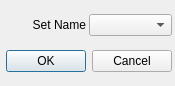
<?xml version="1.0" encoding="UTF-8"?>
<ui version="4.0">
 <class>pickSetDialog</class>
 <widget class="QDialog" name="pickSetDialog">
  <property name="geometry">
   <rect>
    <x>0</x>
    <y>0</y>
    <width>175</width>
    <height>86</height>
   </rect>
  </property>
  <property name="windowTitle">
   <string>Pick Set</string>
  </property>
  <layout class="QGridLayout" name="gridLayout">
   <property name="leftMargin">
    <number>3</number>
   </property>
   <property name="topMargin">
    <number>3</number>
   </property>
   <property name="rightMargin">
    <number>3</number>
   </property>
   <property name="bottomMargin">
    <number>3</number>
   </property>
   <property name="spacing">
    <number>3</number>
   </property>
   <item row="0" column="0">
    <widget class="QLabel" name="tlSetName">
     <property name="text">
      <string>Set Name</string>
     </property>
     <property name="alignment">
      <set>Qt::AlignRight|Qt::AlignTrailing|Qt::AlignVCenter</set>
     </property>
    </widget>
   </item>
   <item row="0" column="1">
    <widget class="QComboBox" name="setChoice"/>
   </item>
   <item row="1" column="0" colspan="2">
    <widget class="QDialogButtonBox" name="buttonBox">
     <property name="orientation">
      <enum>Qt::Horizontal</enum>
     </property>
     <property name="standardButtons">
      <set>QDialogButtonBox::Cancel|QDialogButtonBox::Ok</set>
     </property>
    </widget>
   </item>
  </layout>
 </widget>
 <resources/>
 <connections>
  <connection>
   <sender>buttonBox</sender>
   <signal>accepted()</signal>
   <receiver>pickSetDialog</receiver>
   <slot>accept()</slot>
   <hints>
    <hint type="sourcelabel">
     <x>248</x>
     <y>254</y>
    </hint>
    <hint type="destinationlabel">
     <x>157</x>
     <y>274</y>
    </hint>
   </hints>
  </connection>
  <connection>
   <sender>buttonBox</sender>
   <signal>rejected()</signal>
   <receiver>pickSetDialog</receiver>
   <slot>reject()</slot>
   <hints>
    <hint type="sourcelabel">
     <x>316</x>
     <y>260</y>
    </hint>
    <hint type="destinationlabel">
     <x>286</x>
     <y>274</y>
    </hint>
   </hints>
  </connection>
 </connections>
</ui>
